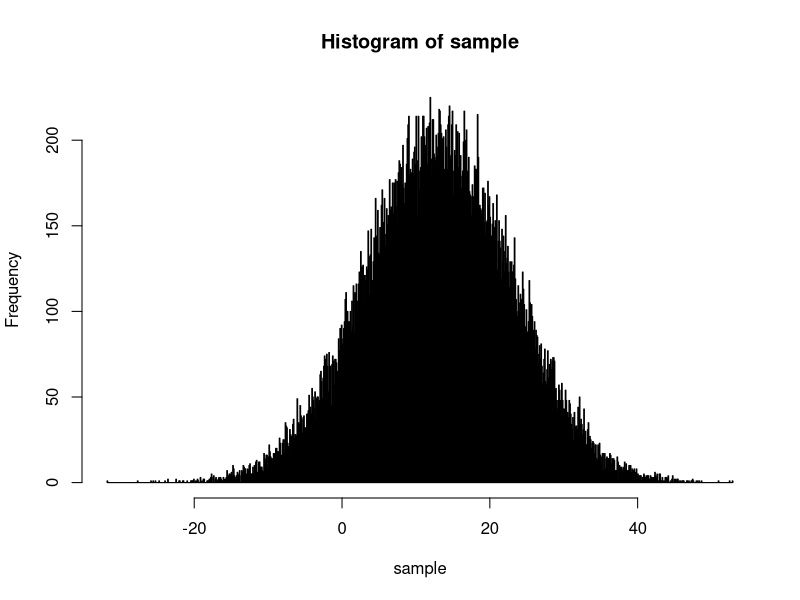

Reproduce this figure in R. (Note: this script raises an error after producing the figure.)
## ---- chunk 1
knitr::opts_chunk$set(echo = TRUE)
## ---- chunk 2
n = 50000

## Parâmetros da distribuiçao
mu = 13
sigma2 = 0.5
nu = 0.2

#Parâmetros das distribuições a priori
m = 11
V = 1
a = 3
b = 5
## ---- chunk 3
sample = nu * (mu + sigma2*100*rnorm(n)) + (1 - nu)*(mu + sigma2*rnorm(n))
## ---- chunk 4
hist(sample, breaks=1000)
## ---- chunk 5
x = linspace(-1000, 1000, n = 1000000)
y = gauss(x, mean = mu, sigma = sigma2)

plot(y,x)
## ---- chunk 6
hist(X, breaks=1000)
